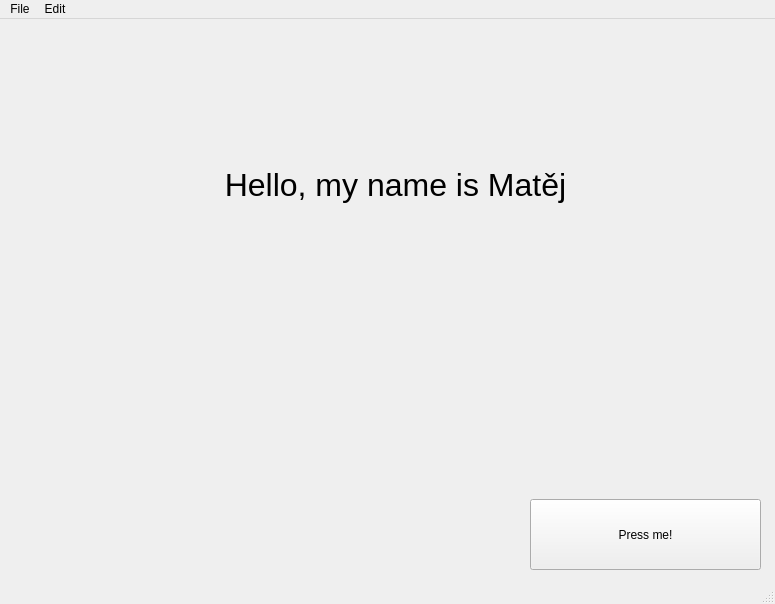
<?xml version="1.0" encoding="UTF-8"?>
<ui version="4.0">
 <class>MainWindow</class>
 <widget class="QMainWindow" name="MainWindow">
  <property name="geometry">
   <rect>
    <x>0</x>
    <y>0</y>
    <width>775</width>
    <height>604</height>
   </rect>
  </property>
  <property name="windowTitle">
   <string>MainWindow</string>
  </property>
  <widget class="QWidget" name="centralwidget">
   <widget class="QPushButton" name="b1">
    <property name="geometry">
     <rect>
      <x>530</x>
      <y>480</y>
      <width>231</width>
      <height>71</height>
     </rect>
    </property>
    <property name="text">
     <string>Press me!</string>
    </property>
   </widget>
   <widget class="QLabel" name="label1">
    <property name="geometry">
     <rect>
      <x>220</x>
      <y>120</y>
      <width>351</width>
      <height>91</height>
     </rect>
    </property>
    <property name="font">
     <font>
      <pointsize>24</pointsize>
     </font>
    </property>
    <property name="layoutDirection">
     <enum>Qt::LeftToRight</enum>
    </property>
    <property name="text">
     <string>Hello, my name is Matěj</string>
    </property>
    <property name="alignment">
     <set>Qt::AlignCenter</set>
    </property>
   </widget>
  </widget>
  <widget class="QMenuBar" name="menubar">
   <property name="geometry">
    <rect>
     <x>0</x>
     <y>0</y>
     <width>775</width>
     <height>21</height>
    </rect>
   </property>
   <widget class="QMenu" name="menuFile">
    <property name="title">
     <string>File</string>
    </property>
    <addaction name="actionNew"/>
    <addaction name="actionSave"/>
   </widget>
   <widget class="QMenu" name="menuEdit">
    <property name="title">
     <string>Edit</string>
    </property>
    <addaction name="actionCopy"/>
    <addaction name="actionPaste"/>
   </widget>
   <addaction name="menuFile"/>
   <addaction name="menuEdit"/>
  </widget>
  <widget class="QStatusBar" name="statusbar"/>
  <action name="actionNew">
   <property name="text">
    <string>New</string>
   </property>
   <property name="statusTip">
    <string>Create a new file</string>
   </property>
   <property name="shortcut">
    <string>Ctrl+N</string>
   </property>
  </action>
  <action name="actionSave">
   <property name="text">
    <string>Save</string>
   </property>
   <property name="statusTip">
    <string>Save a file</string>
   </property>
   <property name="shortcut">
    <string>Ctrl+S</string>
   </property>
  </action>
  <action name="actionCopy">
   <property name="text">
    <string>Copy</string>
   </property>
   <property name="statusTip">
    <string>Copy text</string>
   </property>
   <property name="shortcut">
    <string>Ctrl+C</string>
   </property>
  </action>
  <action name="actionPaste">
   <property name="text">
    <string>Paste</string>
   </property>
   <property name="statusTip">
    <string>Paste copied text</string>
   </property>
   <property name="shortcut">
    <string>Ctrl+V</string>
   </property>
  </action>
 </widget>
 <resources/>
 <connections/>
</ui>
